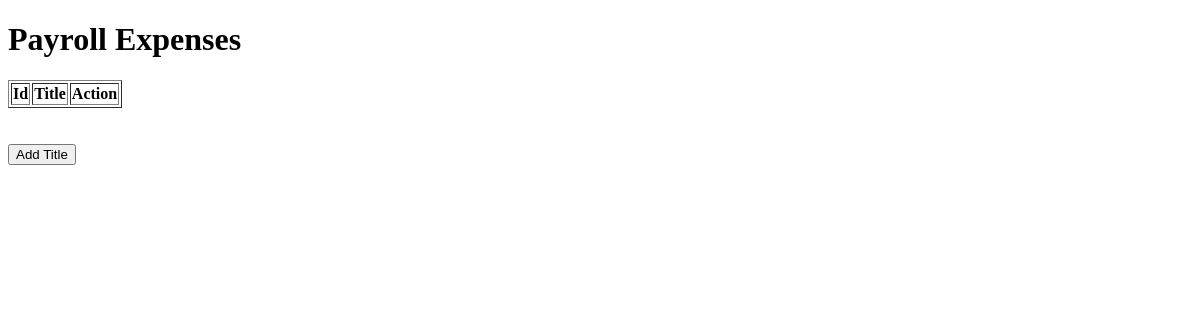
Before: /PayrollExpenses/ with the older database file.
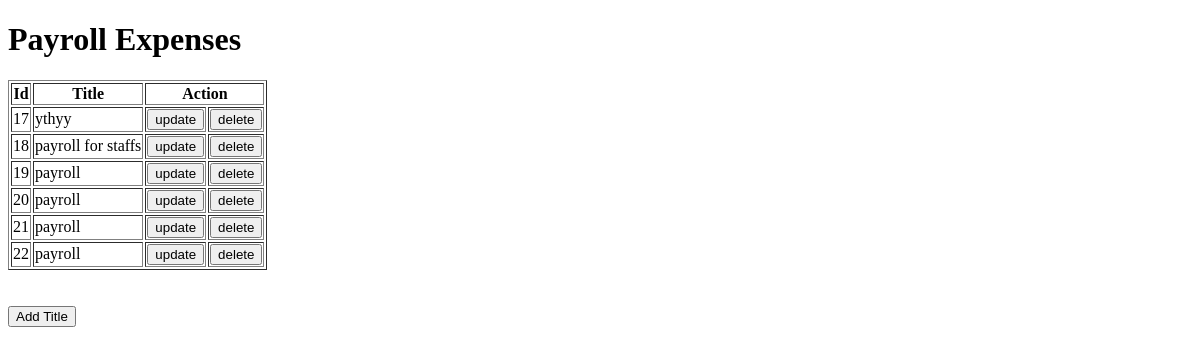
After: the same page with the newer database file.
### HBudgetReport/models.py (models this page shows)
class PayrollExpenses(models.Model):
    title = models.CharField(max_length = 200)
    OrganizationID = models.BigIntegerField(default=0)
    CreatedBy = models.BigIntegerField(default=0)
    CreatedDateTime = models.DateField(default = date.today)
    ModifyBy = models.BigIntegerField(default=0)
    ModifyDateTime = models.DateField(default = date.today)
    IsDelete = models.BooleanField(default=False)

### HBudgetReport/views.py (the view)
# urls.py: path('PayrollExpenses/', views.payrollExpenses, name='PayrollExpenses'),
def payrollExpenses(request):
    mem = PayrollExpenses.objects.filter(IsDelete=False)
    return render(request, 'payrollExpenses.html' ,{'mem' :mem})

### HBudgetReport/templates/payrollExpenses.html (shortened to what this page needs)
<!DOCTYPE html>
<html lang="en">
<head>
</head>
<body>
    <div class="container">
        <h1>Payroll Expenses</h1>
        <table id="title" border="1">
            <thead>
                <th>Id</th>
                <th>Title</th>
                <th colspan="2" id="mid">Action</th>
            </thead>
            {% for x in mem%}
            <tr>
                <td>{{x.id}}</td>
                <td>{{x.title}}</td>
                <td>
                    <a href="/update_payrollExpenses/{{x.id}}"><button id ="up">update</button></a>
                </td>
                <td>
                    <a href="/delete_payrollExpenses/{{x.id}}"><button id="del">delete </button></a>
                </td>
            </tr>
            {% endfor %}
        </table>
        <br><br>
        <a href= "{% url 'add_payrollExpenses'%}"><button id="new3">Add Title</button></a>
    </div>
</body>
</html>

Changed rows visible on the page:
added PayrollExpenses: id "17", title "ythyy"
added PayrollExpenses: id "18", title "payroll for staffs"
added PayrollExpenses: id "19", title "payroll"
added PayrollExpenses: id "20", title "payroll"
added PayrollExpenses: id "21", title "payroll"
added PayrollExpenses: id "22", title "payroll"
